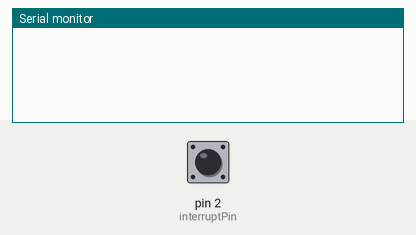
Recording of a sketch running on a simulated Arduino Uno, built with avr-gcc and run on an emulated ATmega328P. Shown: the last lines printed to the serial monitor. Inputs (shaded band) come from the test bench; at power-on: pin 2 (interruptPin) HIGH.

Above: at 1.2 s.
1.3 s: pin 2 (interruptPin) pulled LOW for 0.15 s
At 2.6 s:
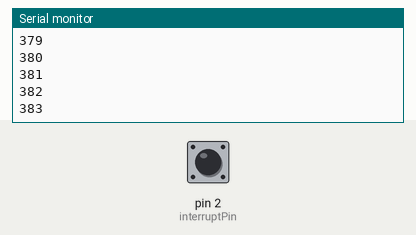
2.9 s: pin 2 (interruptPin) pulled LOW for 1 s
At 5.1 s:
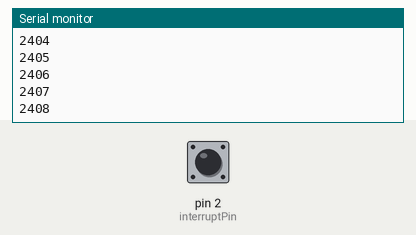
5.4 s: pin 2 (interruptPin) pulled LOW for 0.15 s
Timing chart, 0 to 5.5 s (numbered marks = the images above; inputs shaded):
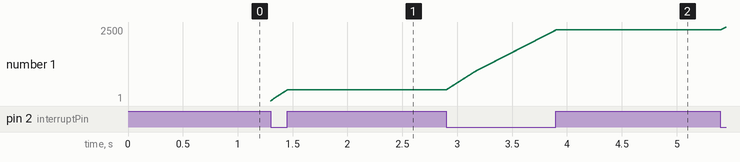

The sketch:

interrupt.ino
```cpp
const int interruptPin = 2;  // The pin number to which the interrupt is connected

volatile int count = 0;  // A volatile variable to store the count

void setup() {
  pinMode(interruptPin, INPUT_PULLUP);  // Configure the interrupt pin as input with internal pull-up resistor
  attachInterrupt(digitalPinToInterrupt(interruptPin), interruptHandler, LOW);
  // Attach the interrupt handler function to the interrupt pin, which triggers on the Low state
  Serial.begin(115200);  // Initialize the serial communication
}

void loop() {
  // Main program loop
  // You can perform other tasks here
}

void interruptHandler() {
  // This function will be called when the interrupt occurs
  count++;                // Increment the count variable
  Serial.println(count);  // Print the count value
}
```

Measured:
- after the input at 1.3 s, the serial monitor: prints a new line at once (image 1)
